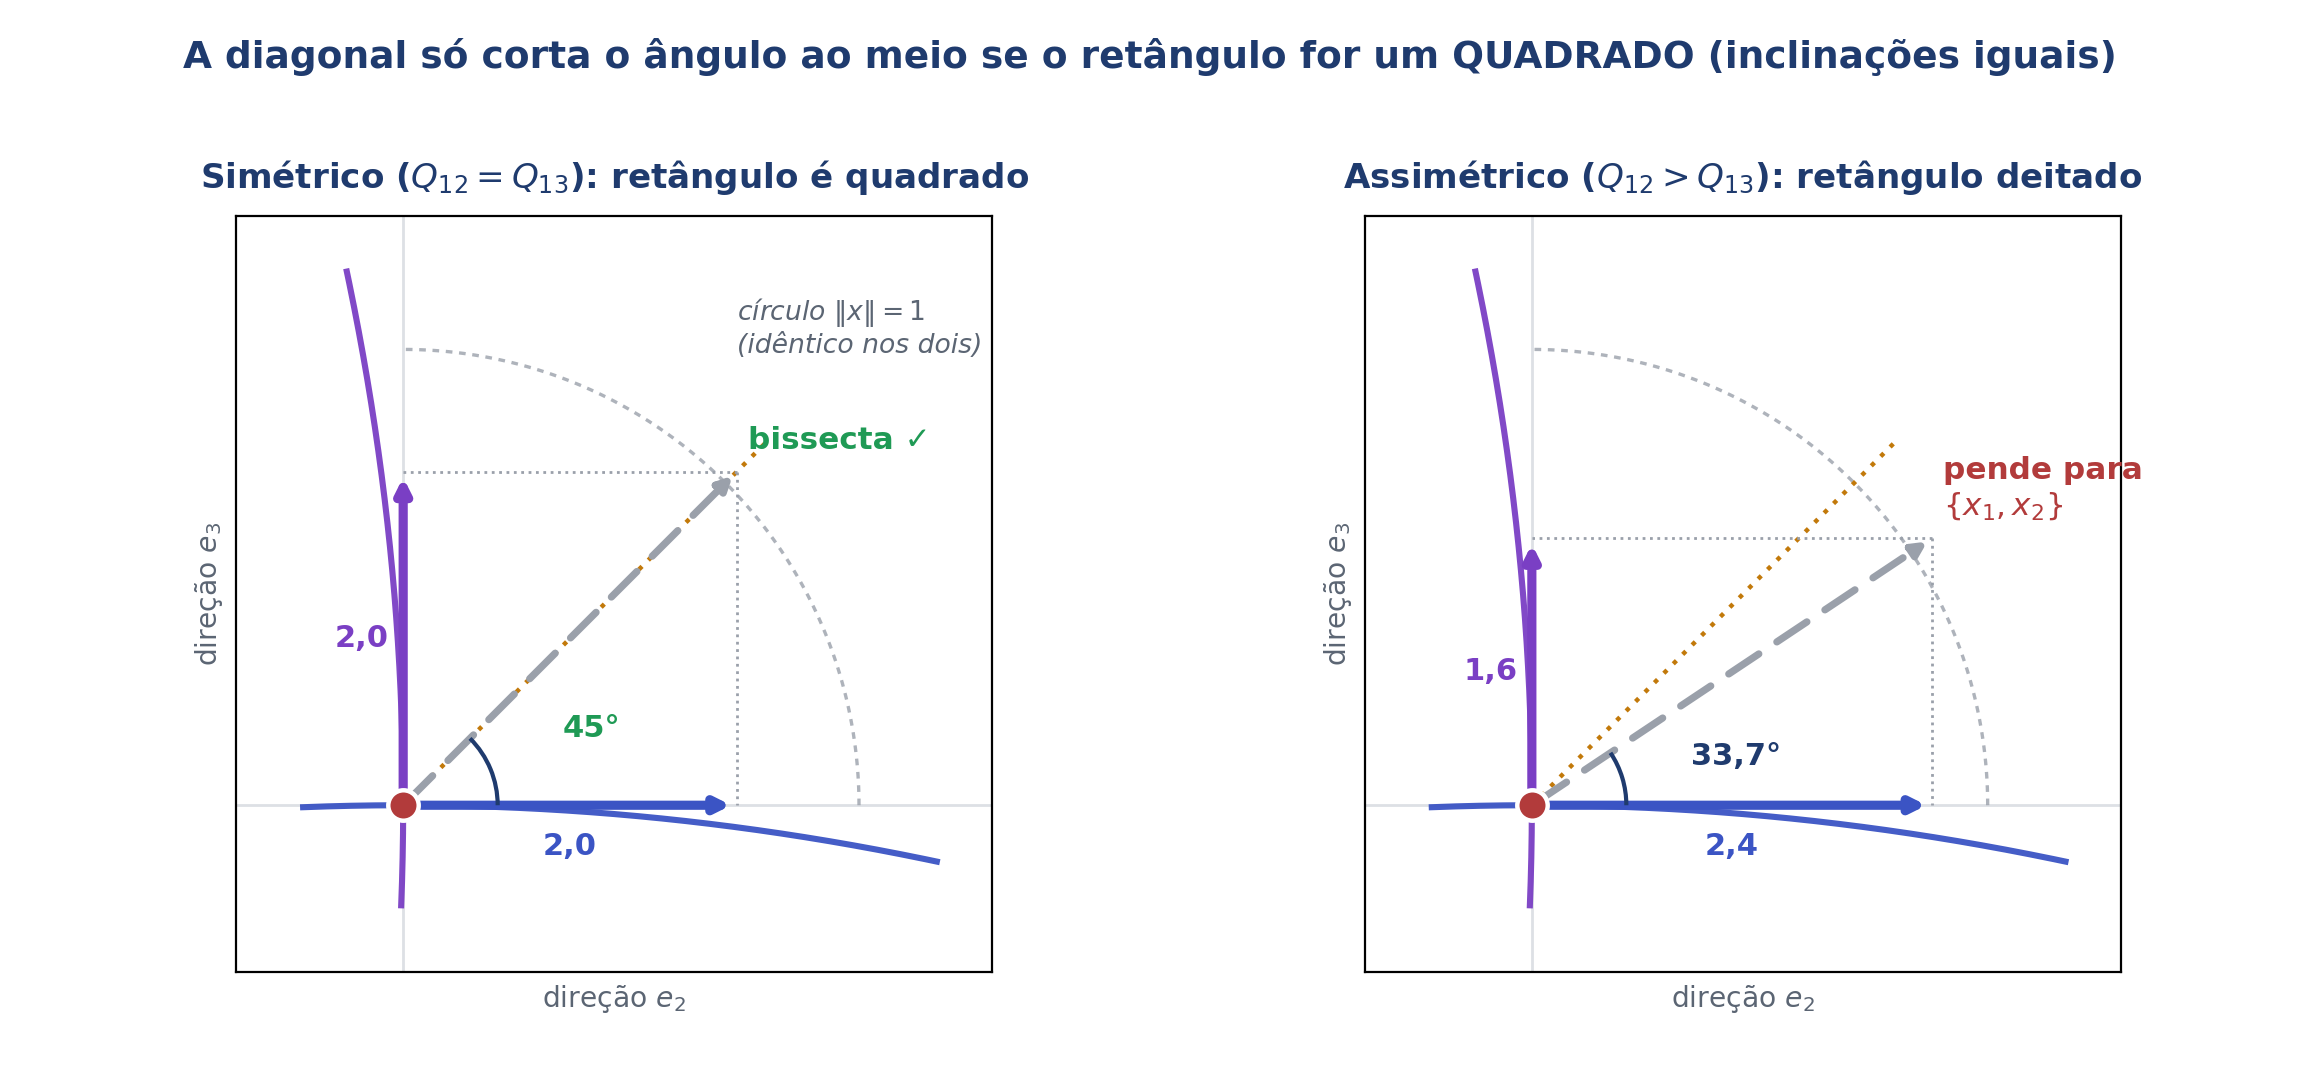

The Python source for this figure:
#!/usr/bin/env python3
# -*- coding: utf-8 -*-
"""Figura comparativa: o gradiente bissecta o angulo do garfo SO no caso simetrico.
A diagonal-gradiente eh a diagonal de um retangulo cujos lados sao as inclinacoes ao
longo de cada arco (2*Q1j). Diagonal bissecta o angulo reto <=> retangulo eh quadrado
<=> inclinacoes iguais (Q12=Q13). A esfera ||x||=1 eh IDENTICA nos dois paineis (mesmo
arco pontilhado): quem cria a assimetria eh o Q, nao a normalizacao."""
import numpy as np
import matplotlib
matplotlib.use("Agg")
import matplotlib.pyplot as plt
from matplotlib.patches import Arc

ACCENT="#3b54c4"; PURPLE="#7a3fc4"; GREEN="#1f9a55"; SLATE="#5b6573"
DARK="#1f3b6e"; GREY="#9aa0aa"; RED="#b23b3b"; AMBER="#c2790a"

SC=0.30          # px por unidade de inclinacao
R=0.82           # raio do quarto de circulo ||x||=1 (igual nos dois paineis)

def br(v):
    return ("%.1f" % v).replace(".", ",")

def panel(ax, sA, sB, title, sym):
    px, py = sA*SC, sB*SC
    # arcos (tangentes e2, e3) -- IDENTICOS nos dois paineis
    t=np.linspace(-0.18,0.96,160)
    ax.plot(t, -0.11*t**2, color=ACCENT, lw=2.2, zorder=3, alpha=0.95)
    ax.plot(-0.11*t**2, t, color=PURPLE, lw=2.2, zorder=3, alpha=0.95)
    # quarto de circulo ||x||=1 (mesmo raio nos dois)
    th=np.linspace(0, np.pi/2, 120)
    ax.plot(R*np.cos(th), R*np.sin(th), color=GREY, lw=1.2, ls=(0,(2,2)), zorder=2, alpha=0.8)
    # bissetriz 45 graus
    ax.plot([0,0.66],[0,0.66], color=AMBER, lw=1.6, ls=(0,(1,2)), zorder=2)
    # retangulo (lados = inclinacoes)
    ax.plot([px,px],[py,0], color=GREY, lw=1.0, ls=":", zorder=2)
    ax.plot([px,0],[py,py], color=GREY, lw=1.0, ls=":", zorder=2)
    # gradiente (diagonal)
    ax.annotate("", xy=(px,py), xytext=(0,0),
                arrowprops=dict(arrowstyle="-|>", color=GREY, lw=2.6, ls=(0,(5,3))))
    # projecoes (lados do retangulo)
    ax.annotate("", xy=(px,0), xytext=(0,0), arrowprops=dict(arrowstyle="-|>", color=ACCENT, lw=3.3))
    ax.annotate("", xy=(0,py), xytext=(0,0), arrowprops=dict(arrowstyle="-|>", color=PURPLE, lw=3.3))
    # rotulos das inclinacoes
    ax.text(px/2, -0.075, br(sA), color=ACCENT, fontsize=11, ha="center", va="center", fontweight="bold")
    ax.text(-0.075, py/2, br(sB), color=PURPLE, fontsize=11, ha="center", va="center", fontweight="bold")
    # arco do angulo
    ang=np.degrees(np.arctan2(sB,sA))
    ax.add_patch(Arc((0,0), width=0.34, height=0.34, angle=0, theta1=0, theta2=ang,
                     color=DARK, lw=1.5, zorder=4))
    am=np.radians(ang/2)
    if sym:
        ax.text(0.31*np.cos(am), 0.31*np.sin(am)+0.02, "45°", color=GREEN, fontsize=11,
                fontweight="bold", ha="left", va="center")
        ax.text(px+0.02, py+0.03, "bissecta ✓", color=GREEN, fontsize=11.2, fontweight="bold",
                ha="left", va="bottom")
    else:
        ax.text(0.30*np.cos(am), 0.30*np.sin(am), "%s°" % br(ang), color=DARK, fontsize=11,
                fontweight="bold", ha="left", va="center")
        ax.text(px+0.02, py+0.03, "pende para\n$\\{x_1,x_2\\}$", color=RED, fontsize=11.2,
                fontweight="bold", ha="left", va="bottom")
    # e1
    ax.scatter([0],[0], s=120, color=RED, zorder=9, edgecolor="white", linewidth=1.6)
    ax.set_title(title, fontsize=12.3, color=DARK, fontweight="bold", pad=10)
    ax.set_xlim(-0.30,1.06); ax.set_ylim(-0.30,1.06)
    ax.axhline(0,color="#dde0e5",lw=1,zorder=1); ax.axvline(0,color="#dde0e5",lw=1,zorder=1)
    ax.set_aspect("equal"); ax.grid(alpha=0.11)
    ax.set_xticks([]); ax.set_yticks([])
    ax.set_xlabel("direção $e_2$", fontsize=10.2, color=SLATE)
    ax.set_ylabel("direção $e_3$", fontsize=10.2, color=SLATE)

fig, (axL, axR) = plt.subplots(1, 2, figsize=(11.5, 5.4), dpi=200)
plt.subplots_adjust(left=0.05, right=0.975, top=0.80, bottom=0.10, wspace=0.13)

panel(axL, 2.0, 2.0, "Simétrico ($Q_{12}=Q_{13}$): retângulo é quadrado", sym=True)
panel(axR, 2.4, 1.6, "Assimétrico ($Q_{12}>Q_{13}$): retângulo deitado", sym=False)

# rotulo do circulo (so no painel esquerdo, em zona livre)
axL.text(0.60, 0.86, "círculo $\\|x\\|=1$\n(idêntico nos dois)", color=SLATE, fontsize=9.6,
         ha="left", va="center", style="italic")

fig.suptitle("A diagonal só corta o ângulo ao meio se o retângulo for um QUADRADO (inclinações iguais)",
             fontsize=13.5, color=DARK, fontweight="bold", y=0.965)

OUT="/Users/gustavo/Claude Code/thesis/coursework/AL/material_didatico/_tools/fig_quina_bissetriz.png"
fig.savefig(OUT, dpi=200, facecolor="white")
print("salvo:", OUT)
